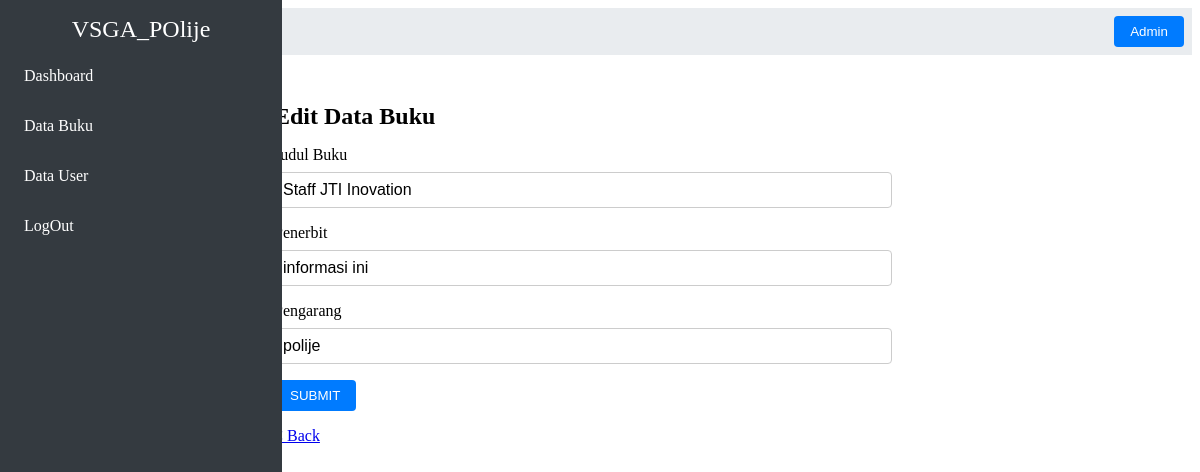
Page /Buku/edit-buku.php?id=1 (signed in) on the committed database.
### tables this page shows
CREATE TABLE `tb_user` (
  `id` int NOT NULL,
  `nama` varchar(50) DEFAULT NULL,
  `username` varchar(50) DEFAULT NULL,
  `password` varchar(50) DEFAULT NULL,
  `no_wa` varchar(50) DEFAULT NULL,
  `level` varchar(50) DEFAULT NULL
);

CREATE TABLE `tb_buku` (
  `id` int NOT NULL,
  `judul` varchar(50) DEFAULT NULL,
  `pengarang` varchar(255) DEFAULT NULL,
  `penerbit` varchar(255) DEFAULT NULL,
  `gambar` varchar(50) DEFAULT NULL
);

### Admin/sesi-admin.php (called while the page is built, shortened)
<?php
include '../db.php';
$query = mysqli_query($conn, "SELECT * FROM tb_user WHERE id = '" . $_SESSION['id'] . "'");
$dlogin = mysqli_fetch_object($query);

### Buku/edit-buku.php (the view, shortened to what this page needs)
<?php
include '../admin/sesi-admin.php';
include '../db.php';
$id = $_GET['id'];
$buku = mysqli_query($conn, "SELECT * FROM tb_buku WHERE id = '$id'");
$b = mysqli_fetch_object($buku);
?>
<!DOCTYPE html>
<html>
<head>
    <link rel="stylesheet" href="../style.css">
</head>
<body>
    <div class="sidebar">
        <header>VSGA_POlije</header>
        <ul>
            <li><a href="../admin/index.php" id="dashboard">Dashboard</a></li>
            <li><a href="data-buku.php" id="dbuku">Data Buku</a></li>
            <li><a href="../admin/data-user.php" id="duser">Data User</a></li>
            <li><a href="../logout.php">LogOut</a></li>
        </ul>
    </div>
    <div class="top">
        <button><?php echo $dlogin->nama ?></button>
    </div>
    <div class="main-content">
        <div class="box">
            <form action="" method="POST">
                <div class="box-tbhdt">
                    <h2>Edit Data Buku</h2>
                    <label for="judul">Judul Buku</label>
                    <input type="text" name="judul" id="judul" class="tbh-content" autocomplete="on" required
                        value="<?php echo $b->judul ?>">
                    <label for="penerbit">Penerbit</label>
                    <input type="text" name="penerbit" id="penerbit" class="tbh-content" autocomplete="on" required
                        value="<?php echo $b->penerbit ?>">
                    <label for="pengarang">Pengarang</label>
                    <input type="text" name="pengarang" id="pengarang" class="tbh-content" autocomplete="on" required
                        value="<?php echo $b->pengarang ?>">
                    <button name="submit" id="submit" class="btn-all">SUBMIT</button>
                    <p class="p-profil"><a href="data-buku.php">&lt; Back</a></p>
                </div>
            </form>
        </div>
    </div>
</body>
</html>

### css/style.css (style rules this page uses)
:root { --primary: #4AC4F3; --light: #EDF5FF; --dark: #202942; }
h1, h2, .fw-bold { font-weight: 700 !important; }

### Buku/edit-buku.php (style rules this page uses)
.sidebar { background-color: #343a40; color: white; height: 100vh; padding: 1rem; position: fixed; left: 0; top: 0; bottom: 0; width: 250px; overflow-y: auto; }
.sidebar header { font-size: 1.5rem; margin-bottom: 1rem; text-align: center; }
.sidebar ul { list-style-type: none; padding: 0; }
.sidebar ul li { margin-bottom: 1rem; }
.sidebar ul li a { color: white; text-decoration: none; display: block; padding: 0.5rem; border-radius: 0.25rem; transition: background-color 0.3s ease; }
.top { background-color: #e9ecef; padding: 0.5rem; display: flex; justify-content: flex-end; align-items: center; margin-left: 250px; }
.top button { background-color: #007bff; color: white; border: none; padding: 0.5rem 1rem; margin-left: 1rem; border-radius: 0.25rem; cursor: pointer; transition: background-color 0.3s ease; }
.main-content { margin-left: 250px; padding: 1rem; }
.main-content h2 { margin-bottom: 1rem; }
.box-tbhdt { margin-top: 2rem; max-width: 600px; }
.box-tbhdt label { display: block; margin-bottom: 0.5rem; }
.box-tbhdt input[type="text"], .box-tbhdt textarea { width: 100%; padding: 0.5rem; font-size: 1rem; margin-bottom: 1rem; border: 1px solid #ccc; border-radius: 0.25rem; }
.box-tbhdt .btn-all { background-color: #007bff; color: white; border: none; padding: 0.5rem 1rem; border-radius: 0.25rem; cursor: pointer; transition: background-color 0.3s ease; }
.p-profil { margin-top: 1rem; }

### rows in the picture
tb_user: nama "Admin"
tb_buku: judul "Staff JTI Inovation", penerbit "informasi ini", pengarang "polije"
